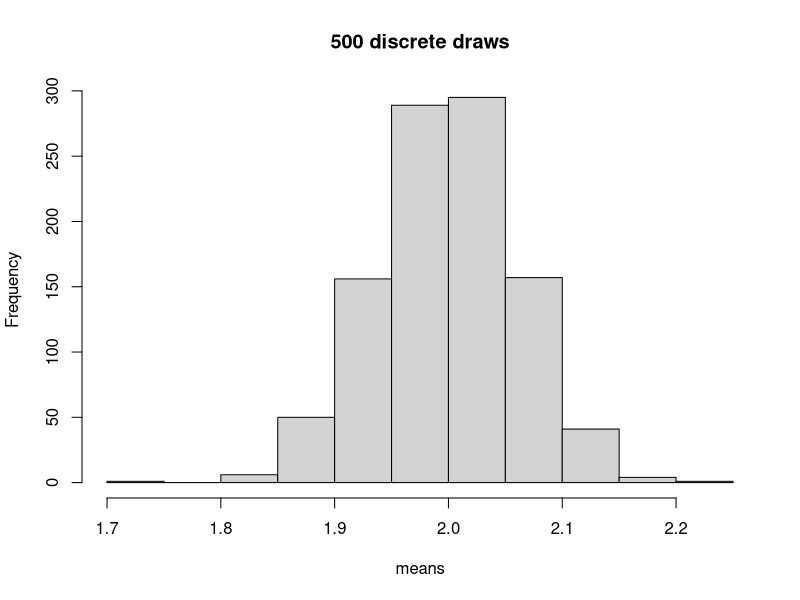
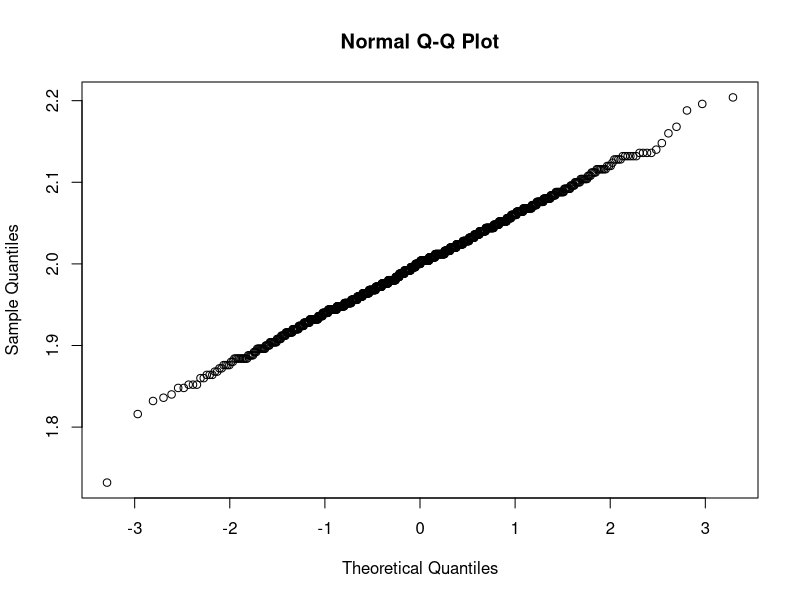
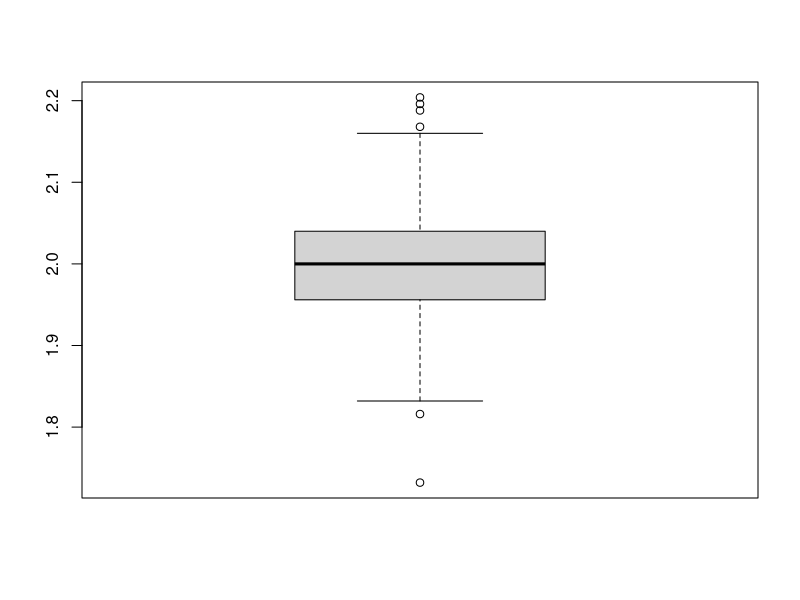
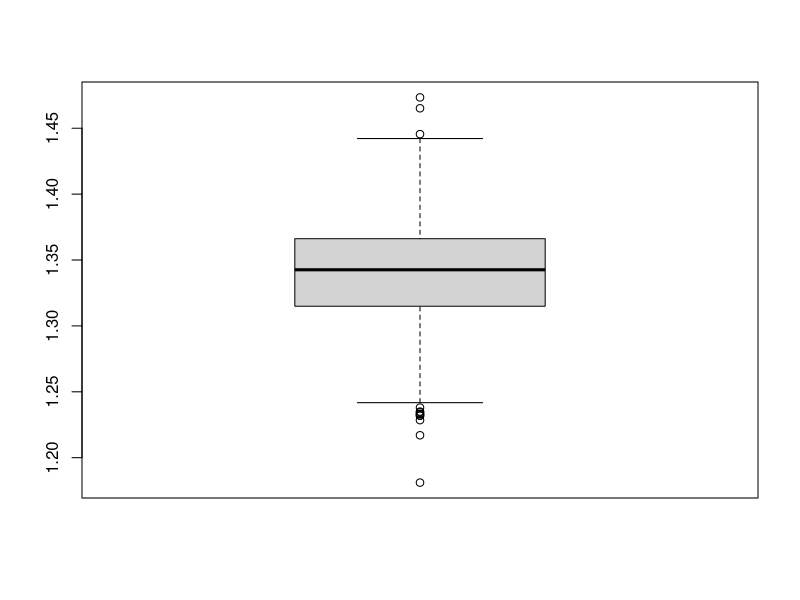
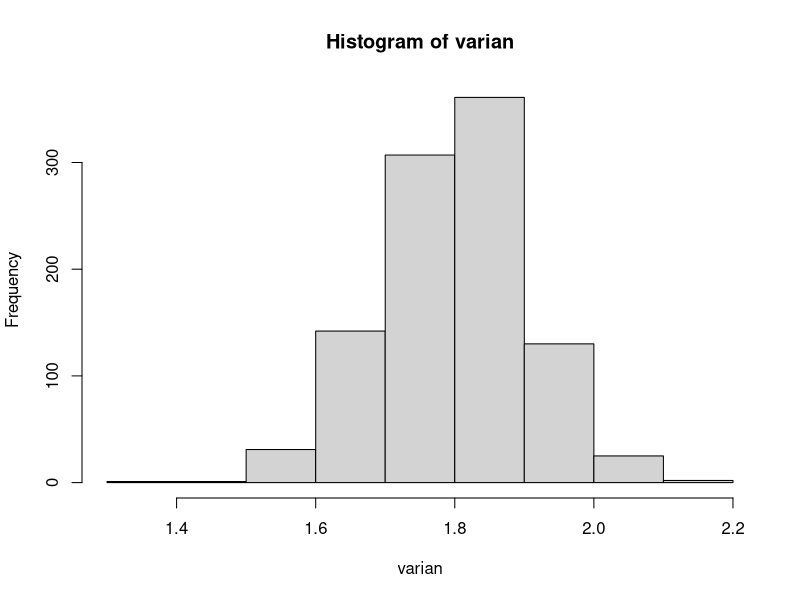
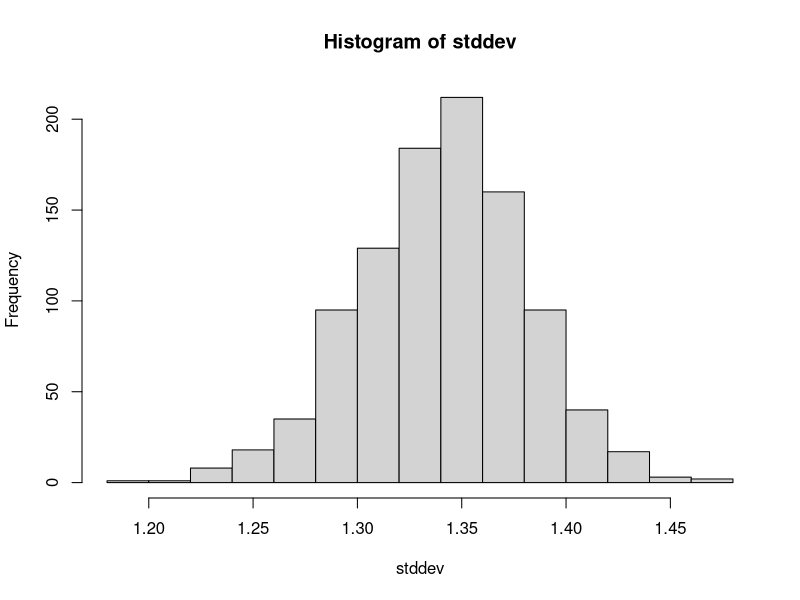
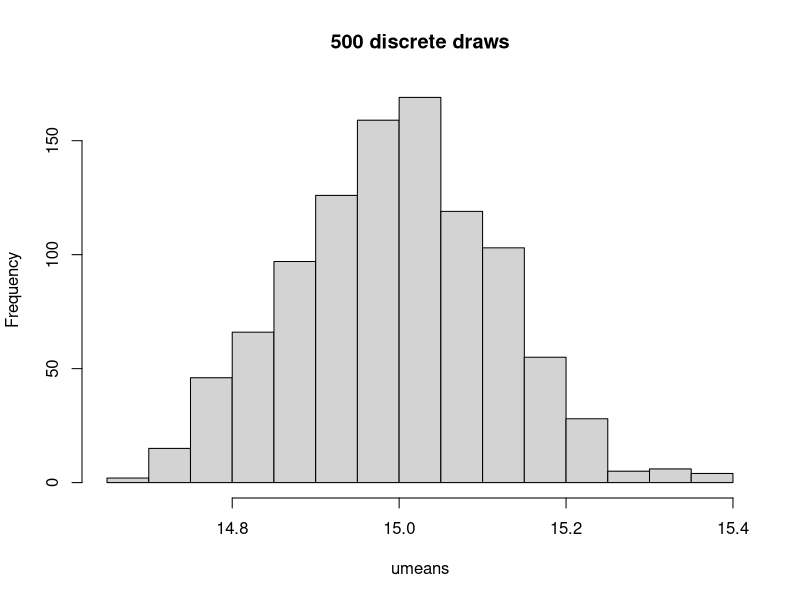
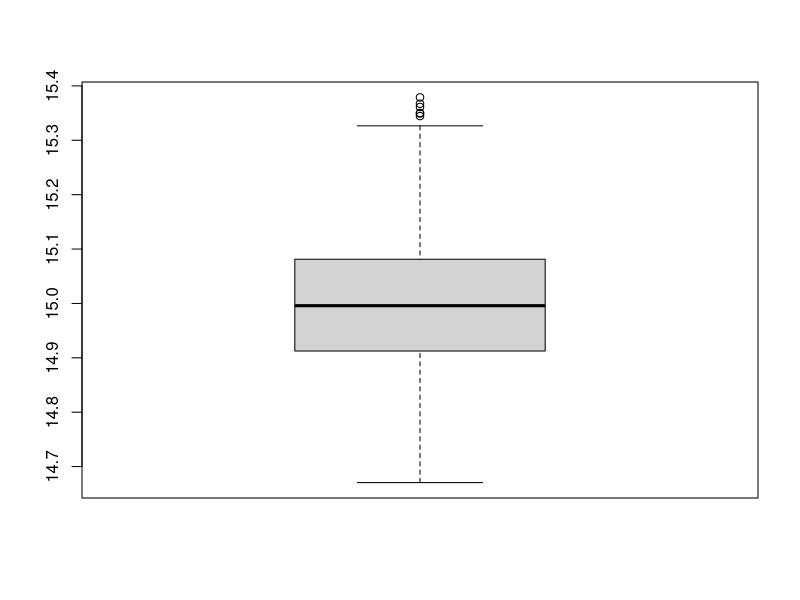

The R script that drew these images, in order:
rm(list=ls())
library(psych)

####Sampling distribution from a discrete distribution

##### We consider a discrete distribution
x = c(1, 3, 5)
px = c(0.6, 0.3, 0.1)

#### What is the mean and varaince of this distribution? Refer pages

expectedval<-c(t(x)%*%(px))
varianceval<-c(t((x-expectedval)^2)%*%(px))
stddeviation<-sqrt(varianceval)

#####################Simulation from this distribution
iterations = 1000
samplesize = 500 ### This is more important
draws <- matrix(ncol=iterations, nrow=samplesize)
means <- matrix(ncol=1, nrow=iterations)
stddev<- matrix(ncol=1, nrow=iterations)
varian<- matrix(ncol=1, nrow=iterations)
for(i in 1:iterations){
draws[,i] <-sample(x, size = samplesize, replace = TRUE, prob = px)
means[i,1]<-mean(draws[,i])
stddev[i,1]<-sd(draws[,i])
varian[i,1]<-var(draws[,i])
}

###### This step illustrates that the mean of all sample means is almost the same as population mean
###### This step also illustrates that the sample means are normally distributed with mean 
###### equal to that of population mean and variance equal to population variance divided by size of the sample
######
describe(means)
hist(means, main = "500 discrete draws")
summary(means)
qqnorm(means)



boxplot(means)
boxplot(stddev)

################## Standard deviation of sample means
stdev1<-sd(means)
stdev2<-stddeviation/sqrt(samplesize)

sdmean<-mean(stddev)

varmean<-mean(varian)
summary(varian)
hist(varian)
describe(varian)

sddev<-sd(stddev)
hist(stddev)
describe(stddev)

##########################################
###Generate random variables from uniform Distribution with min=10 and max=20

#####################Simulation from this distribution
unifmean<-(10+20)/2
unifvariance<-(20-10)^2/12
unifstddev<-sqrt(unifvariance)

iterations = 1000
samplesize = 500 ### This is more important
udraws <- matrix(ncol=iterations, nrow=samplesize)
umeans <- matrix(ncol=1, nrow=iterations)
ustddev<- matrix(ncol=1, nrow=iterations)
for(i in 1:iterations){
  udraws[,i] <-runif(samplesize,min=10,max=20)
  umeans[i,1]<-mean(udraws[,i])
  ustddev[i,1]<-sd(udraws[,i])
}

###### This step illustrates that the mean of all sample means is almost the same as population mean
###### This step also illustrates that the sample means are normally distributed with mean 
###### equal to that of population mean and variance equal to population variance divided by size of the sample
######
describe(umeans)
hist(umeans, main = "500 discrete draws")
summary(umeans)
boxplot(umeans)

###############Verify mean of sample means is the same as population mena
difference<-unifmean-mean(umeans)
difference



################## Standard deviation of sample means
ustdev1<-sd(umeans)
ustdev2<-unifstddev/sqrt(samplesize)
stddifference<-ustdev1-ustdev2
stddifference
##########################################


